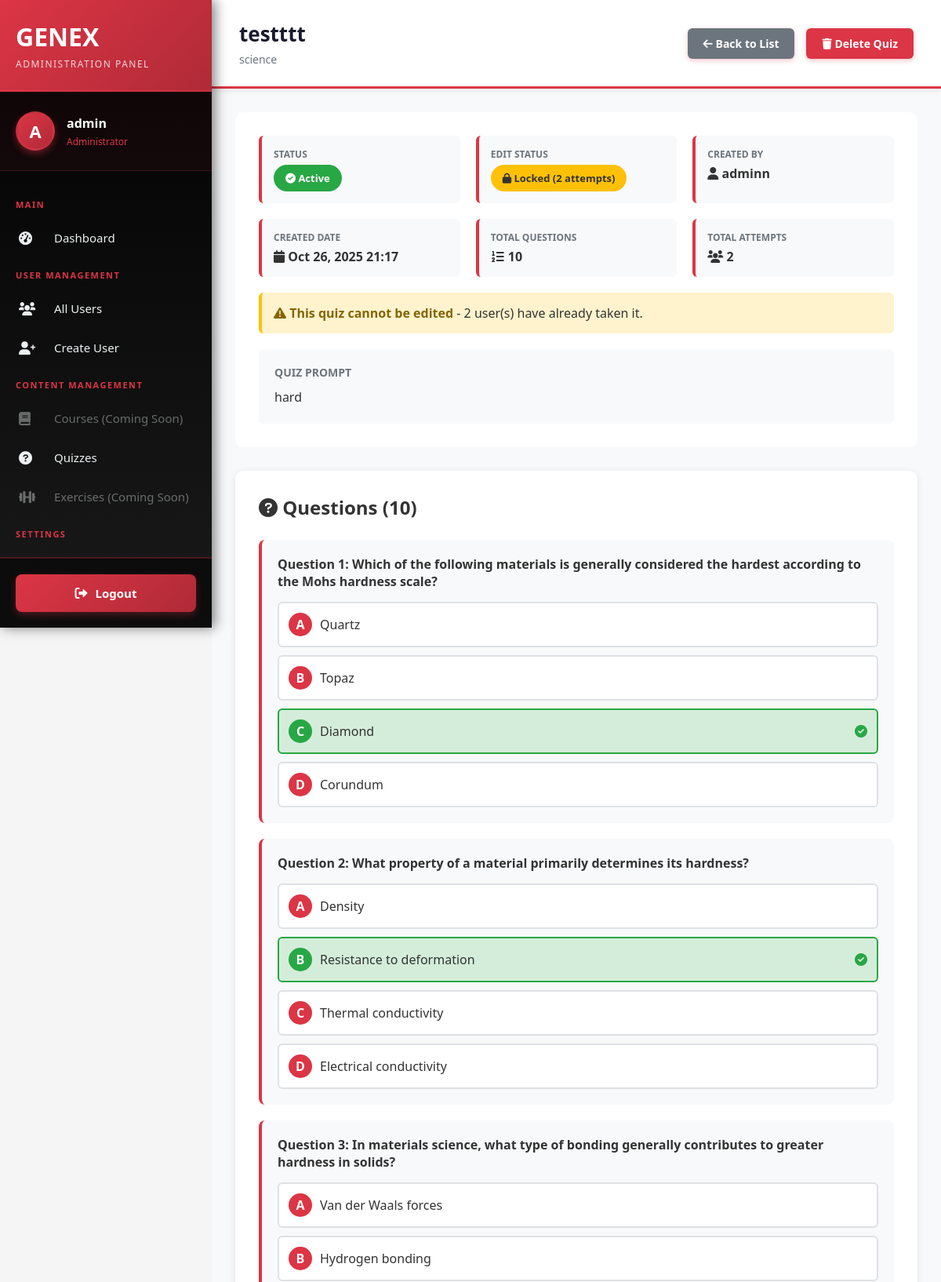
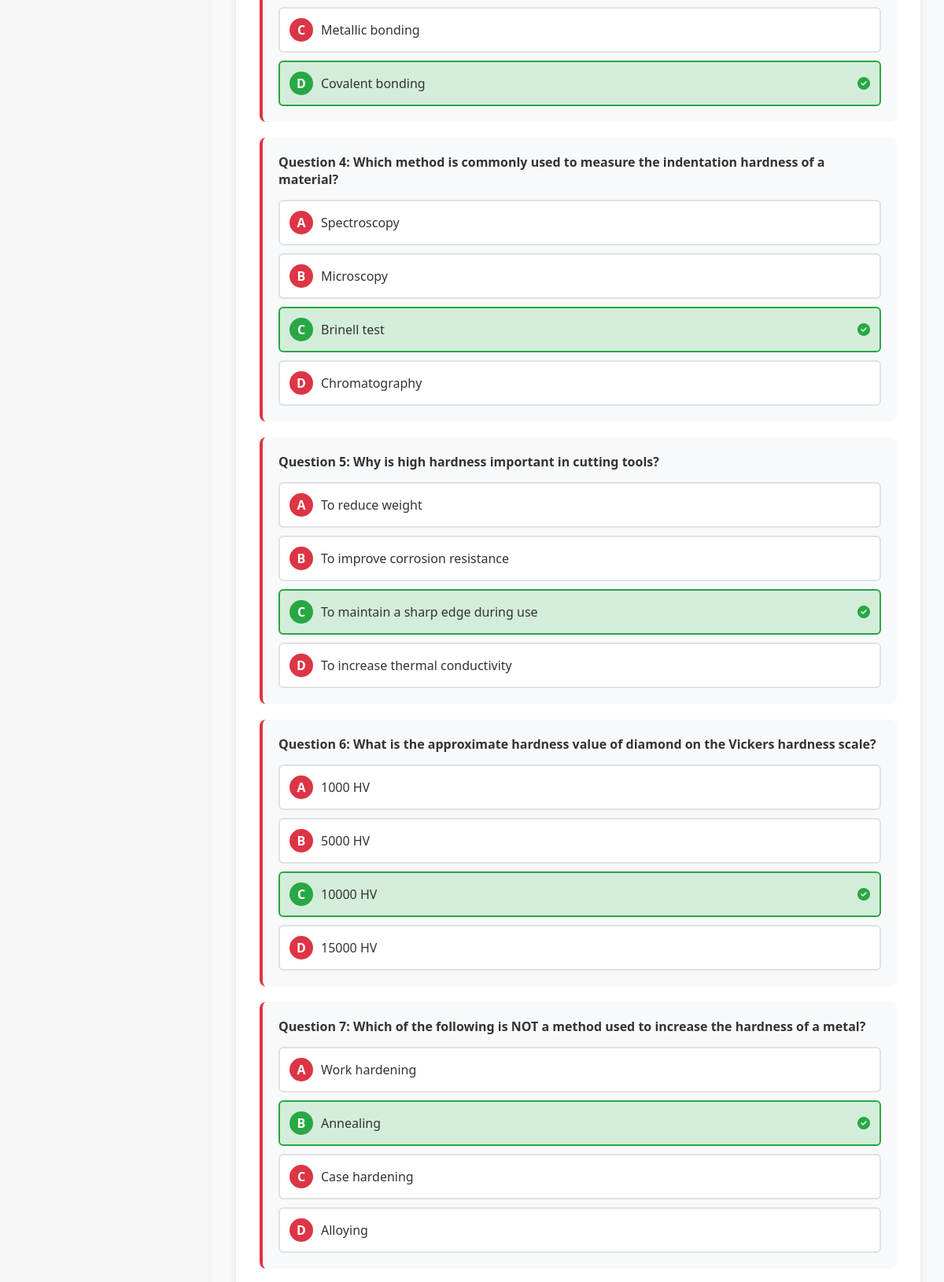
/users/backoffice/quizzes/7/ (signed in, upper part), run on the app's committed database (2 pictures, top to bottom).
### users/models.py (models this page shows, shortened)
class User(AbstractUser):
    USER_TYPE_CHOICES = (
        ('admin', 'Admin'),
        ('student', 'Student'),
    )
    LEVEL_CHOICES = (
        ('weak', 'Weak'),
        ('medium', 'Medium'),
        ('advanced', 'Advanced'),
    )
    user_type = models.CharField(max_length=10, choices=USER_TYPE_CHOICES, default='student')
    level = models.CharField(max_length=10, choices=LEVEL_CHOICES, blank=True, null=True)
    student_class = models.CharField(max_length=50, blank=True, null=True)
    current_streak = models.IntegerField(default=0, help_text="Current consecutive days with quiz completion")
    longest_streak = models.IntegerField(default=0, help_text="Longest streak ever achieved")
    last_quiz_date = models.DateTimeField(null=True, blank=True, help_text="Last time user completed a quiz")
    THEME_CHOICES = (
        ('light', 'Light'),
        ('dark', 'Dark'),
        ('auto', 'Auto'),
    )
    theme_preference = models.CharField(max_length=10, choices=THEME_CHOICES, default='auto', help_text="User's theme preference")

### quizzes/models.py (models this page shows, shortened)
class Quiz(models.Model):
    title = models.CharField(max_length=255)
    subject = models.CharField(max_length=255)
    user_prompt = models.TextField()
    created_by = models.ForeignKey(settings.AUTH_USER_MODEL, on_delete=models.CASCADE, related_name='created_quizzes')
    created_at = models.DateTimeField(default=timezone.now)
    is_active = models.BooleanField(default=True)
    class Meta:
        verbose_name = 'Quiz'
        verbose_name_plural = 'Quizzes'
        ordering = ['-created_at']

class Question(models.Model):
    quiz = models.ForeignKey(Quiz, on_delete=models.CASCADE, related_name='questions')
    question_text = models.TextField()
    option_a = models.CharField(max_length=500)
    option_b = models.CharField(max_length=500)
    option_c = models.CharField(max_length=500)
    option_d = models.CharField(max_length=500)
    correct_answer = models.CharField(max_length=1, choices=[('A', 'A'), ('B', 'B'), ('C', 'C'), ('D', 'D')])
    order = models.IntegerField(default=0)
    class Meta:
        ordering = ['order']

### users/views.py (the view)
# urls.py: path('backoffice/quizzes/<int:quiz_id>/', views.backoffice_quiz_detail, name='backoffice_quiz_detail'),
@user_passes_test(is_admin, login_url='main:signin')
def backoffice_quiz_detail(request, quiz_id):
    quiz = get_object_or_404(Quiz, id=quiz_id)
    questions = quiz.questions.all()
    attempts = quiz.attempts.all()[:10]  # Last 10 attempts
    context = {
        'quiz': quiz,
        'questions': questions,
        'attempts': attempts,
        'total_attempts': quiz.attempts.count(),
        'can_edit': quiz.attempts.count() == 0,
    }
    return render(request, 'users/backoffice/quiz_detail.html', context)

### users/views.py (called while the page is built)
def is_admin(user):
    return user.is_authenticated and (user.is_superuser or user.user_type == 'admin')

### templates/users/backoffice/quiz_detail.html (shortened to what this page needs)
{% extends 'users/backoffice/base.html' %}
{% block page_title %}{{ quiz.title }}{% endblock %}
{% block page_description %}{{ quiz.subject }}{% endblock %}
{% block topbar_actions %}
<a href="{% url 'users:backoffice_quiz_list' %}" class="btn" style="background: #6c757d;">
    <i class="fas fa-arrow-left"></i> Back to List
</a>
<a href="{% url 'users:backoffice_quiz_delete' quiz.id %}" class="btn" style="background: #dc3545;">
    <i class="fas fa-trash"></i> Delete Quiz
</a>
{% endblock %}
{% block content %}
<div class="backoffice-container">
    <div class="quiz-info">
        <div class="info-grid">
            <div class="info-item">
                <label>Status</label>
                <div class="value">
                    {% if quiz.is_active %}
                        <span class="status-badge active">
                            <i class="fas fa-check-circle"></i> Active
                        </span>
                    {% else %}
                        <span class="status-badge inactive">
                            <i class="fas fa-times-circle"></i> Inactive
                        </span>
                    {% endif %}
                </div>
            </div>
            <div class="info-item">
                <label>Edit Status</label>
                <div class="value">
                    {% if can_edit %}
                        <span class="status-badge editable">
                            <i class="fas fa-unlock"></i> Editable
                        </span>
                    {% else %}
                        <span class="status-badge locked">
                            <i class="fas fa-lock"></i> Locked ({{ total_attempts }} attempts)
                        </span>
                    {% endif %}
                </div>
            </div>
            <div class="info-item">
                <label>Created By</label>
                <div class="value">
                    <i class="fas fa-user"></i> {{ quiz.created_by.username }}
                </div>
            </div>
            <div class="info-item">
                <label>Created Date</label>
                <div class="value">
                    <i class="fas fa-calendar"></i> {{ quiz.created_at|date:"M d, Y H:i" }}
                </div>
            </div>
            <div class="info-item">
                <label>Total Questions</label>
                <div class="value">
                    <i class="fas fa-list-ol"></i> {{ questions.count }}
                </div>
            </div>
            <div class="info-item">
                <label>Total Attempts</label>
                <div class="value">
                    <i class="fas fa-users"></i> {{ total_attempts }}
                </div>
            </div>
        </div>
        {% if not can_edit %}
        <div style="background: #fff3cd; padding: 15px; border-radius: 6px; margin-top: 20px; border-left: 4px solid #ffc107;">
            <i class="fas fa-exclamation-triangle" style="color: #856404;"></i>
            <strong style="color: #856404;">This quiz cannot be edited</strong> - {{ total_attempts }} user(s) have already taken it.
        </div>
        {% endif %}
        <div class="prompt-section">
            <h3>Quiz Prompt</h3>
            <p>{{ quiz.user_prompt }}</p>
        </div>
    </div>
    <div class="questions-section">
        <h2><i class="fas fa-question-circle"></i> Questions ({{ questions.count }})</h2>
        {% for question in questions %}
        <div class="question-card">
            <div class="question-header">
                <strong>Question {{ question.order }}:</strong> {{ question.question_text }}
            </div>
            <div class="options">
                <div class="option {% if question.correct_answer == 'A' %}correct{% endif %}">
                    <span class="option-letter">A</span>
                    <span>{{ question.option_a }}</span>
                </div>
                <div class="option {% if question.correct_answer == 'B' %}correct{% endif %}">
                    <span class="option-letter">B</span>
                    <span>{{ question.option_b }}</span>
                    {% if question.correct_answer == 'B' %}
                        <i class="fas fa-check-circle" style="color: #28a745; margin-left: auto;"></i>
                    {% endif %}
                </div>
                <div class="option {% if question.correct_answer == 'C' %}correct{% endif %}">
                    <span class="option-letter">C</span>
                    <span>{{ question.option_c }}</span>
                    {% if question.correct_answer == 'C' %}
                        <i class="fas fa-check-circle" style="color: #28a745; margin-left: auto;"></i>
                    {% endif %}
                </div>
                <div class="option {% if question.correct_answer == 'D' %}correct{% endif %}">
                    <span class="option-letter">D</span>
                    <span>{{ question.option_d }}</span>
                    {% if question.correct_answer == 'D' %}
                        <i class="fas fa-check-circle" style="color: #28a745; margin-left: auto;"></i>
                    {% endif %}
                </div>
            </div>
        </div>
        {% endfor %}
    </div>
</div>
{% endblock %}

### templates/users/backoffice/base.html (shortened to what this page needs)
<!DOCTYPE html>
<html lang="fr">
<head>
    <link rel="stylesheet" href="https://cdnjs.cloudflare.com/ajax/libs/font-awesome/6.0.0/css/all.min.css">
</head>
<body>
    <aside class="sidebar" id="sidebar">
        <div class="sidebar-header">
            <h1>GEN<span>EX</span></h1>
            <p>Administration Panel</p>
        </div>
        <div class="sidebar-user">
            <div class="sidebar-user-avatar">
                {{ user.username.0|upper }}
            </div>
            <div class="sidebar-user-info">
                <h3>{{ user.username }}</h3>
                <p>Administrator</p>
            </div>
        </div>
        <nav class="sidebar-menu">
            <div class="sidebar-menu-title">Main</div>
            <a href="{% url 'users:backoffice_dashboard' %}" class="{% block nav_dashboard %}{% endblock %}">
                <i class="fas fa-tachometer-alt"></i> Dashboard
            </a>
            <div class="sidebar-menu-title">User Management</div>
            <a href="{% url 'users:backoffice_user_list' %}" class="{% block nav_users %}{% endblock %}">
                <i class="fas fa-users"></i> All Users
            </a>
            <a href="{% url 'users:backoffice_user_create' %}" class="{% block nav_create_user %}{% endblock %}">
                <i class="fas fa-user-plus"></i> Create User
            </a>
            <div class="sidebar-menu-title">Content Management</div>
            <a href="#" class="disabled">
                <i class="fas fa-book"></i> Courses (Coming Soon)
            </a>
            <a href="{% url 'users:backoffice_quiz_list' %}" class="{% block nav_quizzes %}{% endblock %}">
                <i class="fas fa-question-circle"></i> Quizzes
            </a>
            <a href="#" class="disabled">
                <i class="fas fa-dumbbell"></i> Exercises (Coming Soon)
            </a>
            <div class="sidebar-menu-title">Settings</div>
            <a href="#" class="disabled">
            </a>
        </nav>
        <div class="sidebar-footer">
            <a href="{% url 'main:signout' %}">
                <i class="fas fa-sign-out-alt"></i> Logout
            </a>
        </div>
    </aside>
    <div class="main-content">
        <div class="topbar">
            <div class="topbar-title">
                <h2>{% block page_title %}Dashboard{% endblock %}</h2>
                <p>{% block page_description %}Welcome to the administration panel{% endblock %}</p>
            </div>
            <div class="topbar-actions">
                {% block topbar_actions %}{% endblock %}
            </div>
        </div>
        <div class="content-container">
            {% block content %}{% endblock %}
        </div>
    </div>
</body>
</html>

### templates/users/backoffice/base.html (style rules this page uses)
* { margin: 0; padding: 0; box-sizing: border-box; }
body { font-family: 'Segoe UI', Tahoma, Geneva, Verdana, sans-serif; background: #f5f5f5; color: #333; }
.sidebar { position: fixed; left: 0; top: 0; width: 270px; height: 100vh; background: linear-gradient(180deg, #000000 0%, #1a1a1a 100%); color: white; overflow-y: auto; z-index: 1000; box-shadow: 4px 0 15px rgba(0,0,0,0.5); display: flex; flex-direction: column; }
.sidebar-header { padding: 25px 20px; background: linear-gradient(135deg, #dc3545 0%, #b02a37 100%); border-bottom: 2px solid rgba(220, 53, 69, 0.3); }
.sidebar-header h1 { font-size: 32px; font-weight: bold; margin-bottom: 5px; color: white; }
.sidebar-header h1 span { color: white; }
.sidebar-header p { font-size: 12px; color: rgba(255,255,255,0.8); margin-top: 5px; text-transform: uppercase; letter-spacing: 1.5px; }
.sidebar-user { padding: 25px 20px; border-bottom: 1px solid rgba(220, 53, 69, 0.2); display: flex; align-items: center; gap: 15px; background: rgba(220, 53, 69, 0.05); }
.sidebar-user-avatar { width: 50px; height: 50px; border-radius: 50%; background: linear-gradient(135deg, #dc3545, #b02a37); display: flex; align-items: center; justify-content: center; font-size: 22px; font-weight: bold; border: 3px solid rgba(220, 53, 69, 0.3); box-shadow: 0 4px 8px rgba(220, 53, 69, 0.4); }
.sidebar-user-info h3 { font-size: 16px; margin-bottom: 4px; font-weight: 600; }
.sidebar-user-info p { font-size: 12px; color: #dc3545; font-weight: 500; }
.sidebar-menu { padding: 20px 0; flex: 1; overflow-y: auto; }
.sidebar-menu-title { padding: 15px 20px 10px; font-size: 11px; text-transform: uppercase; color: #dc3545; font-weight: 700; letter-spacing: 1.5px; }
.sidebar-menu a { display: flex; align-items: center; padding: 15px 20px; color: #ecf0f1; text-decoration: none; transition: all 0.3s ease; border-left: 4px solid transparent; font-size: 15px; }
.sidebar-menu a i { width: 30px; margin-right: 15px; font-size: 17px; }
.sidebar-menu a.disabled { opacity: 0.4; cursor: not-allowed; }
.sidebar-footer { margin-top: auto; padding: 20px; background: rgba(0, 0, 0, 0.5); border-top: 2px solid rgba(220, 53, 69, 0.3); }
.sidebar-footer a { display: flex; align-items: center; justify-content: center; padding: 14px 20px; color: white; text-decoration: none; background: linear-gradient(135deg, #dc3545, #b02a37); border-radius: 8px; transition: all 0.3s ease; font-weight: 600; font-size: 15px; box-shadow: 0 4px 10px rgba(220, 53, 69, 0.3); }
.sidebar-footer a i { margin-right: 10px; font-size: 16px; }
.main-content { margin-left: 270px; min-height: 100vh; background: #f8f9fa; }
.topbar { background: white; padding: 25px 35px; box-shadow: 0 2px 8px rgba(0,0,0,0.08); display: flex; justify-content: space-between; align-items: center; border-bottom: 3px solid #dc3545; }
.topbar-title h2 { font-size: 26px; color: #1a1a2e; font-weight: 700; }
.topbar-title p { font-size: 14px; color: #6c757d; margin-top: 5px; }
.topbar-actions { display: flex; gap: 15px; align-items: center; }
.topbar-actions .btn { padding: 10px 20px; background: linear-gradient(135deg, #dc3545, #c82333); color: white; border: none; border-radius: 6px; text-decoration: none; font-size: 14px; cursor: pointer; transition: all 0.3s ease; font-weight: 600; box-shadow: 0 2px 6px rgba(220, 53, 69, 0.3); }
.content-container { padding: 30px; }

### data on the page
User: username.0 "A", username "admin"
Quiz: title "testttt", subject "science", created_by.username "adminn", created_at "Oct 26, 2025 21:17", count "10", user_prompt "hard"
Question: order "1", question_text "Which of the following materials is generally considered the hardest according to the Mohs hardness scale?", option_a "Quartz", option_b "Topaz", option_c "Diamond", option_d "Corundum"
Question: order "2", question_text "What property of a material primarily determines its hardness?", option_a "Density", option_b "Resistance to deformation", option_c "Thermal conductivity", option_d "Electrical conductivity"
Question: order "3", question_text "In materials science, what type of bonding generally contributes to greater hardness in solids?", option_a "Van der Waals forces", option_b "Hydrogen bonding", option_c "Metallic bonding", option_d "Covalent bonding"
Question: order "4", question_text "Which method is commonly used to measure the indentation hardness of a material?", option_a "Spectroscopy", option_b "Microscopy", option_c "Brinell test", option_d "Chromatography"
Question: order "5", question_text "Why is high hardness important in cutting tools?", option_a "To reduce weight", option_b "To improve corrosion resistance", option_c "To maintain a sharp edge during use", option_d "To increase thermal conductivity"
Question: order "6", question_text "What is the approximate hardness value of diamond on the Vickers hardness scale?", option_a "1000 HV", option_b "5000 HV", option_c "10000 HV", option_d "15000 HV"
Question: order "7", question_text "Which of the following is NOT a method used to increase the hardness of a metal?", option_a "Work hardening", option_b "Annealing", option_c "Case hardening", option_d "Alloying"

### other printed values
{{ total_attempts }} "2"
{{ questions.count }} "10"
